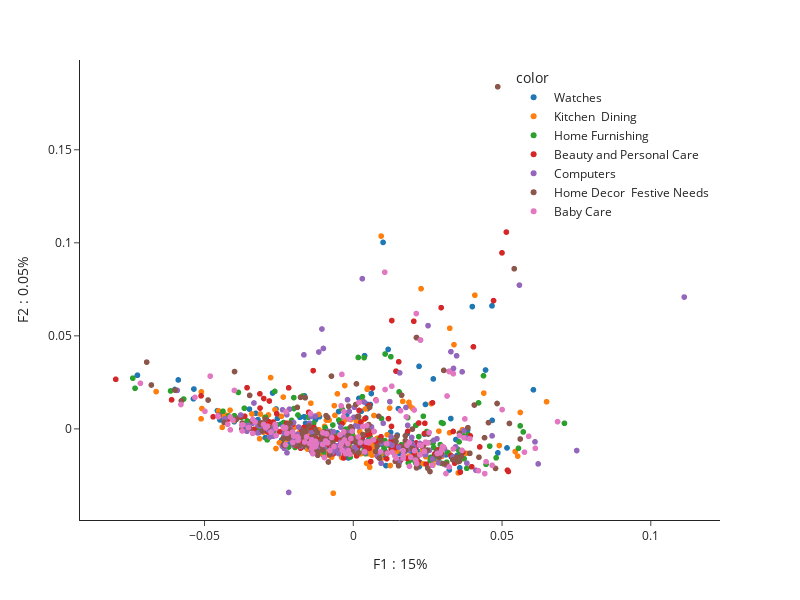

This figure's notebook cell:
### Code cell
pca_viz(feat_pca, "F1 : 15%", "F2 : 0.05%")

### Figure 1 — Plotly figure (JSON) as saved in the notebook; plotly's stock layout.template omitted (floating-point values rounded to 4 significant figures; data arrays with more than 128 entries replaced by an {"elided": "..."} marker saying what was removed)
{"data": [{"hovertemplate": "color=Watches<br>x=%{x}<br>y=%{y}<extra></extra>", "legendgroup": "Watches", "marker": {"color": "#1F77B4", "symbol": "circle"}, "mode": "markers", "name": "Watches", "showlegend": true, "type": "scattergl", "x": {"elided": "150 float values"}, "xaxis": "x", "y": {"elided": "150 float values"}, "yaxis": "y"}, {"hovertemplate": "color=Kitchen  Dining<br>x=%{x}<br>y=%{y}<extra></extra>", "legendgroup": "Kitchen  Dining", "marker": {"color": "#FF7F0E", "symbol": "circle"}, "mode": "markers", "name": "Kitchen  Dining", "showlegend": true, "type": "scattergl", "x": {"elided": "150 float values"}, "xaxis": "x", "y": {"elided": "150 float values"}, "yaxis": "y"}, {"hovertemplate": "color=Home Furnishing<br>x=%{x}<br>y=%{y}<extra></extra>", "legendgroup": "Home Furnishing", "marker": {"color": "#2CA02C", "symbol": "circle"}, "mode": "markers", "name": "Home Furnishing", "showlegend": true, "type": "scattergl", "x": {"elided": "150 float values"}, "xaxis": "x", "y": {"elided": "150 float values"}, "yaxis": "y"}, {"hovertemplate": "color=Beauty and Personal Care<br>x=%{x}<br>y=%{y}<extra></extra>", "legendgroup": "Beauty and Personal Care", "marker": {"color": "#D62728", "symbol": "circle"}, "mode": "markers", "name": "Beauty and Personal Care", "showlegend": true, "type": "scattergl", "x": {"elided": "150 float values"}, "xaxis": "x", "y": {"elided": "150 float values"}, "yaxis": "y"}, {"hovertemplate": "color=Computers<br>x=%{x}<br>y=%{y}<extra></extra>", "legendgroup": "Computers", "marker": {"color": "#9467BD", "symbol": "circle"}, "mode": "markers", "name": "Computers", "showlegend": true, "type": "scattergl", "x": {"elided": "150 float values"}, "xaxis": "x", "y": {"elided": "150 float values"}, "yaxis": "y"}, {"hovertemplate": "color=Home Decor  Festive Needs<br>x=%{x}<br>y=%{y}<extra></extra>", "legendgroup": "Home Decor  Festive Needs", "marker": {"color": "#8C564B", "symbol": "circle"}, "mode": "markers", "name": "Home Decor  Festive Needs", "showlegend": true, "type": "scattergl", "x": {"elided": "150 float values"}, "xaxis": "x", "y": {"elided": "150 float values"}, "yaxis": "y"}, {"hovertemplate": "color=Baby Care<br>x=%{x}<br>y=%{y}<extra></extra>", "legendgroup": "Baby Care", "marker": {"color": "#E377C2", "symbol": "circle"}, "mode": "markers", "name": "Baby Care", "showlegend": true, "type": "scattergl", "x": {"elided": "150 float values"}, "xaxis": "x", "y": {"elided": "150 float values"}, "yaxis": "y"}], "layout": {"height": 600, "legend": {"title": {"text": "color"}, "tracegroupgap": 0, "x": 0.99, "xanchor": "right", "y": 0.99, "yanchor": "top"}, "margin": {"t": 60}, "width": 800, "xaxis": {"anchor": "y", "domain": [0, 1], "title": {"text": "F1 : 15%"}}, "yaxis": {"anchor": "x", "domain": [0, 1], "title": {"text": "F2 : 0.05%"}}}}
